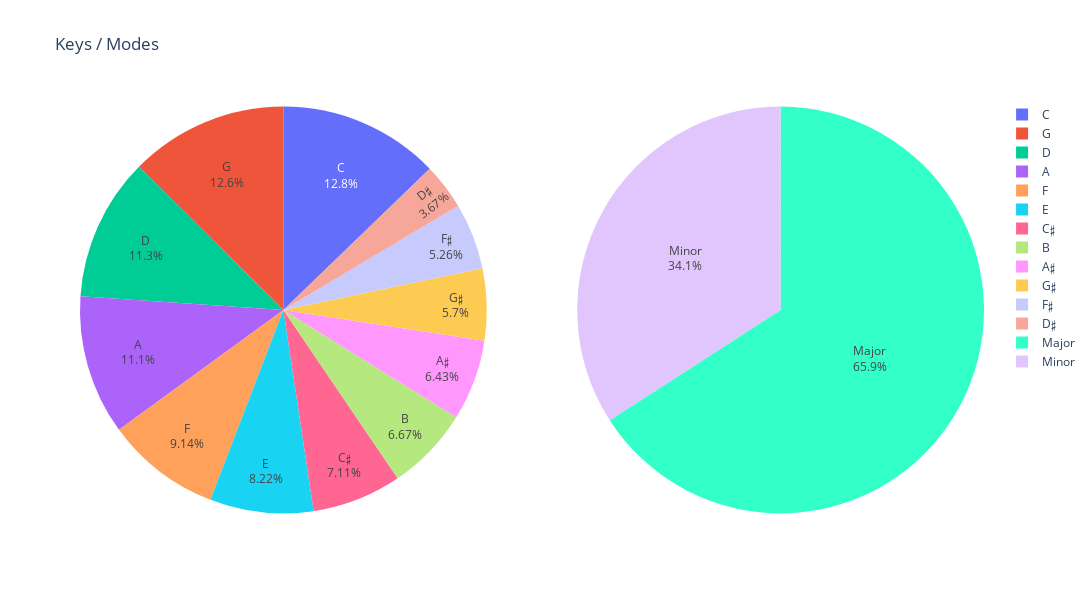

Notebook code for this chart:
### Code cell
# key, mode 파이차트
key_mapping = {0:"C",1:"C♯",2:"D",3:"D♯",4:"E",5:"F",6:"F♯",7:"G",8:"G♯",9:"A",10:"A♯",11:"B"}
key_counts_df = pd.DataFrame(df_category["key"].value_counts())
key_counts_df['key_names'] = key_counts_df.index.to_series().map(key_mapping)

key_labels = key_counts_df['key_names'].values
key_values = key_counts_df['key'].values

mode_mapping = {0:"Minor",1:"Major"}
mode_counts_df = pd.DataFrame(df_category["mode"].value_counts())
mode_counts_df['mode_names'] = mode_counts_df.index.to_series().map(mode_mapping)

mode_labels = mode_counts_df['mode_names'].values
mode_values = mode_counts_df['mode'].values

fig = make_subplots(rows=1, cols=2,specs=[[{"type": "pie"}, {"type": "pie"}]])

fig.add_trace(
    go.Pie(labels=key_labels, values=key_values),row=1, col=1)

fig.add_trace(
    go.Pie(labels=mode_labels, values=mode_values),row=1, col=2)

fig.update_traces(textinfo='percent+label')


fig.update_layout(height=600, width=1200, title="Keys / Modes")
fig.show()

### Figure 1 — Plotly figure (JSON) as saved in the notebook; plotly's stock layout.template omitted (floating-point values rounded to 4 significant figures)
{"data": [{"domain": {"x": [0, 0.45], "y": [0, 1]}, "labels": ["C", "G", "D", "A", "F", "E", "C♯", "B", "A♯", "G♯", "F♯", "D♯"], "textinfo": "percent+label", "type": "pie", "values": [74950, 73779, 66552, 65128, 53614, 48220, 41736, 39132, 37710, 33460, 30856, 21535]}, {"domain": {"x": [0.55, 1], "y": [0, 1]}, "labels": ["Major", "Minor"], "textinfo": "percent+label", "type": "pie", "values": [386498, 200174]}], "layout": {"height": 600, "title": {"text": "Keys / Modes"}, "width": 1200}}
